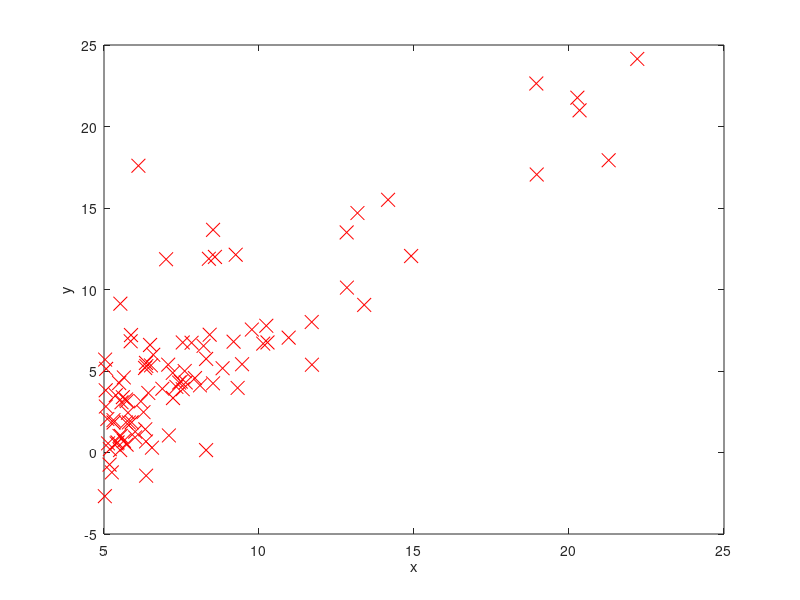

MATLAB code for this plot: (Note: this script raises an error after producing the figure.)
data=load('data.txt');
x=data(:,1);
y=data(:,2);

%plot x and y
figure(1);
plot(x,y,'rx','Markersize',10);
xlabel('x');
ylabel('y');

X=[ones(length(x),1),x];
theta=zeros(2,1);
alpha=0.01;
iter=2000;
 
%cost function
costfunction(X,y,theta);

%GradientDescent
gradientDescent(X,y,theta,iter,alpha);


